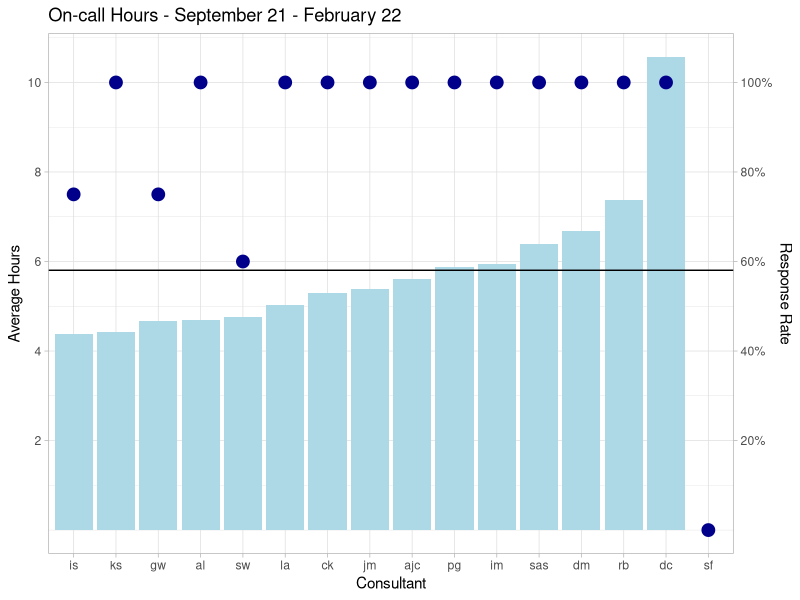
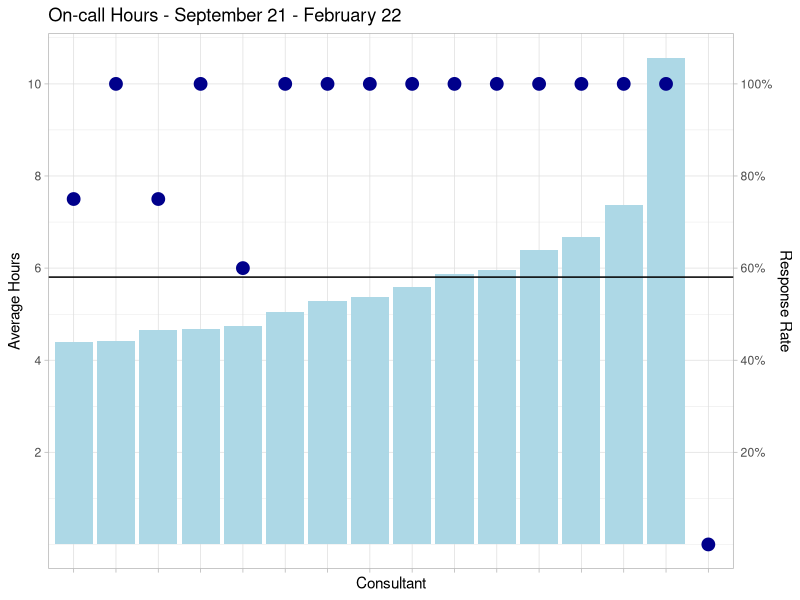

The R source for these figures, in order:
## ---- chunk 1
knitr::opts_chunk$set(echo = TRUE)
## ---- chunk 2

library(tidyverse)
library(here)
library(lubridate)
library(scales)
library(knitr)

## ---- chunk 3

# note the squiffy null value

df <- read_csv(here("data_raw/sept21_feb22.csv"), na=c("\\0"))
# glimpse(df)

## ---- chunk 4
# summary(df)

View(df)

df_trimmed <- df %>% 
  mutate(
    night1 = as_factor(night),
  ) %>% 
  select(rotadate, night1, time_night) %>% 
  mutate(n1 = fct_anon(night1))


# Group by consultant then count the total number of nights, the proportion filled in, and the average time of those completed

df_grp <-  df_trimmed %>% group_by(night1) %>% 
  summarise(night_count = n(),
            response_rate = sum(!is.na(time_night)) / n(),
            avg_time = mean(time_night, na.rm = TRUE)
            ) %>% 
  mutate(hrs = as.integer(avg_time) / (60*60)) %>% 
  arrange(desc(hrs))


## ---- chunk 5

startdate <- format(min(df_trimmed$rotadate), format = '%d-%m-%Y')
enddate <- format(max(df_trimmed$rotadate), format = '%d-%m-%Y')




## ---- chunk 6

df_nice <- df_grp %>% 
  mutate(Completion = response_rate * 100,
         Hours = round(hrs, 1),) %>% 
  rename(Consultant = night1,
         Nights = night_count) %>% 
  select(-response_rate, -avg_time, -hrs)

kable(df_nice)

## ---- chunk 7

# Plot on the data on one chart with different geoms
#   - Bar chart for the values for each user
#   - Horizontal line for the mean
#   - Scatter for the percentage return rate of each consultant


p_labelled <- df_grp %>% ggplot(aes(x=reorder(night1, hrs))) +
  geom_bar(aes(y=hrs), stat="identity", fill="light blue") +
  geom_hline(yintercept = mean(df_grp$hrs, na.rm = TRUE)) +
  geom_point(aes(y=response_rate*10), color="dark blue", size = 4) +
  theme_light() +
  scale_y_continuous(
    breaks = c(2,4,6,8,10,12),
    
    # Second Axis
    sec.axis = sec_axis(~.* 0.1,
                        name = "Response Rate",
                        labels = scales::percent,
                        breaks = c(0.2, 0.4, 0.6, 0.8, 1))
    
    ) +
  ylab("Average Hours") +
  xlab("Consultant") +
  ggtitle("On-call Hours - September 21 - February 22")
  

p_anon <- p_labelled + scale_x_discrete(labels = NULL)


# Export the chart
ggsave("on-call_hours.jpg", path = here("images/"), plot = p_anon)


p_labelled

